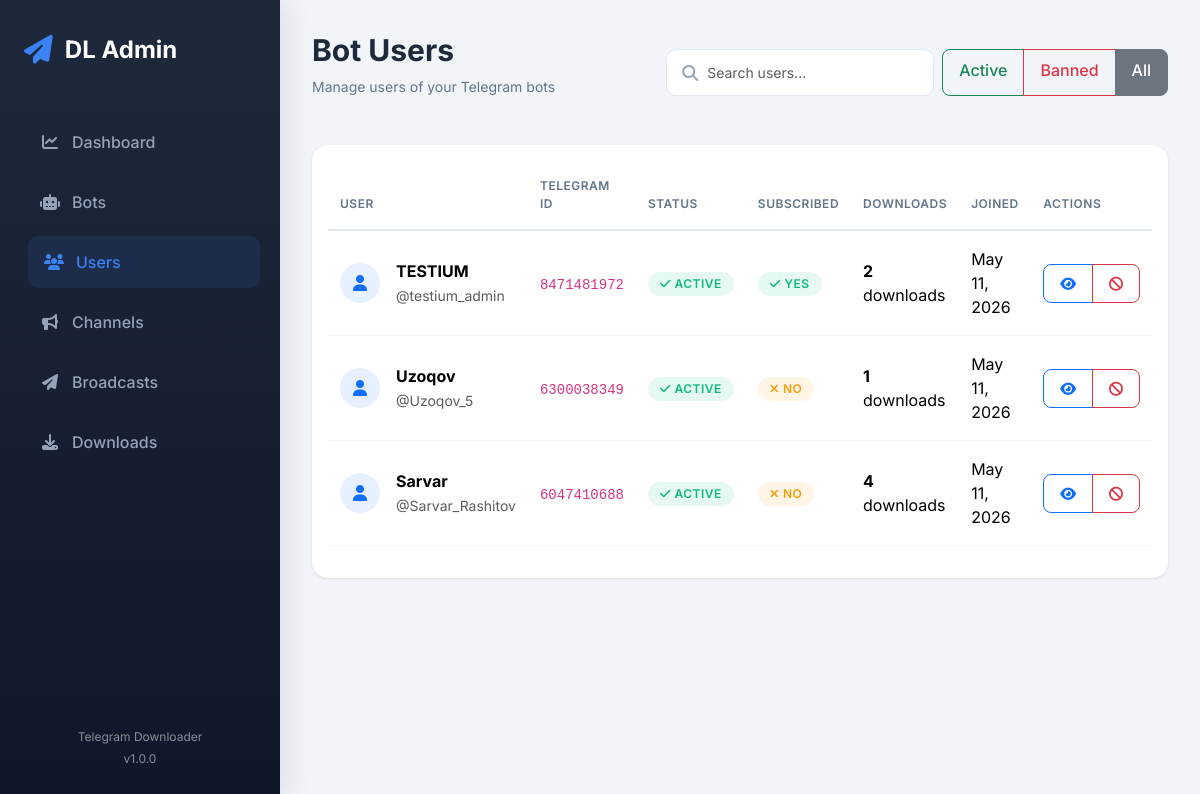
/users/ (signed in), run on the app's committed database.
### users/models.py (models this page shows, shortened)
class BotUser(models.Model):
    telegram_id = models.BigIntegerField(unique=True)
    username = models.CharField(max_length=100, blank=True)
    first_name = models.CharField(max_length=100)
    last_name = models.CharField(max_length=100, blank=True)
    language = models.CharField(max_length=5, default='en', choices=[
        ('en', 'English'),
        ('ru', 'Русский'),
        ('uz', "O'zbek")
    ])
    last_url = models.URLField(blank=True, null=True)  # Oxirgi yuborilgan URL
    is_banned = models.BooleanField(default=False)
    is_subscribed = models.BooleanField(default=False)
    download_count = models.IntegerField(default=0)
    joined_at = models.DateTimeField(auto_now_add=True)
    last_activity = models.DateTimeField(auto_now=True)
    class Meta:
        verbose_name = 'Bot User'
        verbose_name_plural = 'Bot Users'
        ordering = ['-joined_at']

### users/views.py (the view)
# urls.py: path('', views.UserListView.as_view(), name='list'),
class UserListView(LoginRequiredMixin, ListView):
    model = BotUser
    template_name = 'users/list.html'
    context_object_name = 'users'
    paginate_by = 30
    def get_queryset(self):
        queryset = super().get_queryset()
        ban_filter = self.request.GET.get('ban')
        if ban_filter == 'banned':
            queryset = queryset.filter(is_banned=True)
        elif ban_filter == 'active':
            queryset = queryset.filter(is_banned=False)
        search = self.request.GET.get('search')
        if search:
            queryset = queryset.filter(
                Q(username__icontains=search) |
                Q(first_name__icontains=search) |
                Q(telegram_id__icontains=search)
            )
        return queryset.order_by('-joined_at')

### templates/users/list.html (shortened to what this page needs)
{% extends "base.html" %}
{% block page_title %}Bot Users{% endblock %}
{% block page_subtitle %}Manage users of your Telegram bots{% endblock %}
{% block header_actions %}
    <div class="d-flex gap-2">
        <div class="search-box">
            <i class="fas fa-search"></i>
            <input type="text" class="form-control" placeholder="Search users..."
                   value="{{ request.GET.search }}" onkeyup="if(event.key==='Enter') location.href='?search='+this.value">
        </div>
        <div class="btn-group">
            <a href="?ban=active" class="btn btn-outline-success {% if request.GET.ban == 'active' %}active{% endif %}">Active</a>
            <a href="?ban=banned" class="btn btn-outline-danger {% if request.GET.ban == 'banned' %}active{% endif %}">Banned</a>
            <a href="?" class="btn btn-outline-secondary {% if not request.GET.ban %}active{% endif %}">All</a>
        </div>
    </div>
{% endblock %}
{% block content %}
    <div class="card">
        <div class="card-body">
            {% if users %}
            <div class="table-responsive">
                <table class="table">
                    <thead>
                        <tr>
                            <th>User</th>
                            <th>Telegram ID</th>
                            <th>Status</th>
                            <th>Subscribed</th>
                            <th>Downloads</th>
                            <th>Joined</th>
                            <th>Actions</th>
                        </tr>
                    </thead>
                    <tbody>
                        {% for user in users %}
                        <tr>
                            <td>
                                <div class="d-flex align-items-center gap-3">
                                    <div class="bg-primary bg-opacity-10 text-primary rounded-circle d-flex align-items-center justify-content-center" style="width: 40px; height: 40px;">
                                        <i class="fas fa-user"></i>
                                    </div>
                                    <div>
                                        <strong>{{ user.first_name }}</strong>
                                        {% if user.username %}
                                            <br><small class="text-muted">@{{ user.username }}</small>
                                        {% endif %}
                                    </div>
                                </div>
                            </td>
                            <td><code>{{ user.telegram_id }}</code></td>
                            <td>
                                {% if user.is_banned %}
                                    <span class="badge badge-danger"><i class="fas fa-ban"></i> Banned</span>
                                {% else %}
                                    <span class="badge badge-success"><i class="fas fa-check"></i> Active</span>
                                {% endif %}
                            </td>
                            <td>
                                {% if user.is_subscribed %}
                                    <span class="badge badge-success"><i class="fas fa-check"></i> Yes</span>
                                {% else %}
                                    <span class="badge badge-warning"><i class="fas fa-times"></i> No</span>
                                {% endif %}
                            </td>
                            <td>
                                <strong>{{ user.download_count }}</strong> downloads
                            </td>
                            <td>{{ user.joined_at|date:"M d, Y" }}</td>
                            <td>
                                <div class="btn-group btn-group-sm">
                                    <a href="{% url 'users:detail' user.pk %}" class="btn btn-outline-primary">
                                        <i class="fas fa-eye"></i>
                                    </a>
                                    <a href="{% url 'users:toggle' user.pk %}"
                                       class="btn btn-outline-{% if user.is_banned %}success{% else %}danger{% endif %}"
                                       onclick="return confirm('{% if user.is_banned %}Unban{% else %}Ban{% endif %} this user?')">
                                        <i class="fas fa-{% if user.is_banned %}check{% else %}ban{% endif %}"></i>
                                    </a>
                                </div>
                            </td>
                        </tr>
                        {% endfor %}
                    </tbody>
                </table>
            </div>
            {% else %}
            <div class="text-center py-5">
                <i class="fas fa-users fa-3x text-muted mb-3"></i>
                <p class="text-muted">No users found.</p>
            </div>
            {% endif %}
        </div>
    </div>
{% endblock %}

### templates/base.html (shortened to what this page needs)
{% load static %}
{% load custom_filters %}
<!DOCTYPE html>
<html lang="en">
<head>
    <link href="https://cdn.jsdelivr.net/npm/bootstrap@5.3.2/dist/css/bootstrap.min.css" rel="stylesheet">
    <link href="https://cdnjs.cloudflare.com/ajax/libs/font-awesome/6.4.0/css/all.min.css" rel="stylesheet">
</head>
<body>
    {% include 'partials/sidebar.html' %}
    <main class="main-content">
        <div class="page-header d-flex justify-content-between align-items-center">
            <div>
                <h1>{% block page_title %}Dashboard{% endblock %}</h1>
                <p>{% block page_subtitle %}{% endblock %}</p>
            </div>
            <div>
                {% block header_actions %}{% endblock %}
            </div>
        </div>
        {% block content %}{% endblock %}
    </main>
</body>
</html>

### templates/partials/sidebar.html
<div class="sidebar">
    <div class="sidebar-header">
        <i class="fas fa-paper-plane"></i>
        <span>DL Admin</span>
    </div>
    <nav class="nav flex-column">
        <a class="nav-link {% if request.resolver_match.url_name == 'dashboard' %}active{% endif %}" href="{% url 'dashboard' %}">
            <i class="fas fa-chart-line"></i>
            <span>Dashboard</span>
        </a>
        <a class="nav-link {% if 'bots' in request.path %}active{% endif %}" href="{% url 'bots:list' %}">
            <i class="fas fa-robot"></i>
            <span>Bots</span>
        </a>
        <a class="nav-link {% if 'users' in request.path %}active{% endif %}" href="{% url 'users:list' %}">
            <i class="fas fa-users"></i>
            <span>Users</span>
        </a>
        <a class="nav-link {% if 'subscriptions' in request.path %}active{% endif %}" href="{% url 'subscriptions:list' %}">
            <i class="fas fa-bullhorn"></i>
            <span>Channels</span>
        </a>
        <a class="nav-link {% if 'broadcasts' in request.path %}active{% endif %}" href="{% url 'broadcasts:list' %}">
            <i class="fas fa-paper-plane"></i>
            <span>Broadcasts</span>
        </a>
        <a class="nav-link {% if 'downloads' in request.path %}active{% endif %}" href="{% url 'downloads:history' %}">
            <i class="fas fa-download"></i>
            <span>Downloads</span>
        </a>
    </nav>
    <div style="position: absolute; bottom: 2rem; left: 1.5rem; right: 1.5rem;">
        <div class="text-center text-white-50" style="font-size: 0.75rem;">
            <p class="mb-1">Telegram Downloader</p>
            <p class="mb-0">v1.0.0</p>
        </div>
    </div>
</div>

### templates/base.html (style rules this page uses)
:root { --sidebar-width: 280px; --primary-color: #4f46e5; --secondary-color: #64748b; --success-color: #10b981; --danger-color: #ef4444; --warning-color: #f59e0b; }
body { font-family: 'Inter', sans-serif; background-color: #f1f5f9; }
.sidebar { position: fixed; top: 0; left: 0; height: 100vh; width: var(--sidebar-width); background: linear-gradient(180deg, #1e293b 0%, #0f172a 100%); padding: 2rem 1.5rem; z-index: 1000; box-shadow: 4px 0 30px rgba(0,0,0,0.1); }
.sidebar-header { color: white; font-size: 1.5rem; font-weight: 700; margin-bottom: 3rem; display: flex; align-items: center; gap: 12px; }
.sidebar-header i { color: #3b82f6; font-size: 1.8rem; }
.nav-link { color: #94a3b8; padding: 0.875rem 1rem; margin-bottom: 0.5rem; border-radius: 10px; transition: all 0.2s ease; display: flex; align-items: center; gap: 12px; font-weight: 500; text-decoration: none; }
.nav-link:hover, .nav-link.active { background: rgba(59, 130, 246, 0.1); color: #3b82f6; transform: translateX(4px); }
.nav-link i { width: 20px; text-align: center; }
.main-content { margin-left: var(--sidebar-width); padding: 2rem; min-height: 100vh; }
.page-header { margin-bottom: 2rem; }
.page-header h1 { font-size: 1.875rem; font-weight: 700; color: #1e293b; margin-bottom: 0.5rem; }
.page-header p { color: #64748b; font-size: 0.875rem; }
.card { border: none; border-radius: 16px; box-shadow: 0 1px 3px rgba(0,0,0,0.1); background: white; }
.table { color: #334155; }
.table thead th { border-bottom: 2px solid #e2e8f0; color: #64748b; font-weight: 600; font-size: 0.75rem; text-transform: uppercase; letter-spacing: 0.5px; padding: 1rem 0.75rem; }
.table tbody td { padding: 1rem 0.75rem; vertical-align: middle; border-bottom: 1px solid #f1f5f9; }
.badge { padding: 0.375rem 0.75rem; border-radius: 9999px; font-size: 0.75rem; font-weight: 600; text-transform: uppercase; letter-spacing: 0.5px; }
.badge-success { background: rgba(16, 185, 129, 0.1); color: #10b981; }
.badge-warning { background: rgba(245, 158, 11, 0.1); color: #f59e0b; }
.btn { border-radius: 8px; font-weight: 500; padding: 0.5rem 1rem; }
.form-control, .form-select { border: 1px solid #e2e8f0; border-radius: 10px; padding: 0.75rem 1rem; font-size: 0.875rem; }
.search-box { position: relative; max-width: 300px; }
.search-box input { padding-left: 2.5rem; }
.search-box i { position: absolute; left: 1rem; top: 50%; transform: translateY(-50%); color: #94a3b8; }

### data on the page
BotUser: first_name "TESTIUM", username "testium_admin", telegram_id "8471481972", is_banned False (drawn), is_subscribed True (drawn), download_count "2", joined_at "May 11, 2026"
BotUser: first_name "Uzoqov", username "Uzoqov_5", telegram_id "6300038349", is_banned False (drawn), is_subscribed False (drawn), download_count "1", joined_at "May 11, 2026"
BotUser: first_name "Sarvar", username "Sarvar_Rashitov", telegram_id "6047410688", is_banned False (drawn), is_subscribed False (drawn), download_count "4", joined_at "May 11, 2026"
